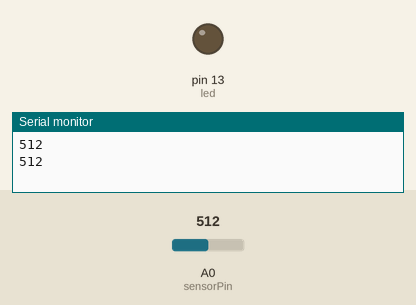
Simulated run of this sketch. Board: Arduino Uno, built with avr-gcc and run on an emulated ATmega328P. Shown: output pins drawn as LEDs (lit = HIGH), the last lines printed to the serial monitor. The inputs (shaded band) are chosen by the test bench; at power-on: A0 (sensorPin) = 512.

Above: at 1.8 s.
1.9 s: A0 (sensorPin) set to 47
3.4 s: A0 (sensorPin) set to 39
At 4.7 s:
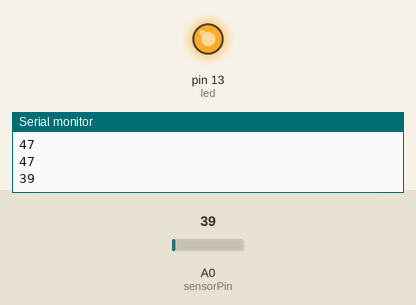
5.5 s: A0 (sensorPin) set to 122
At 6.3 s:
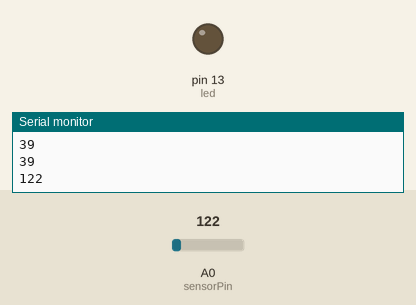
7.5 s: A0 (sensorPin) set to 0
At 9.0 s:
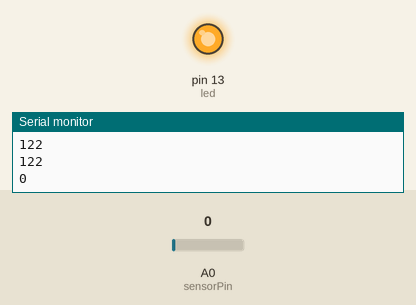
Timing chart, 0 to 10.5 s (numbered marks = the images above; inputs shaded):
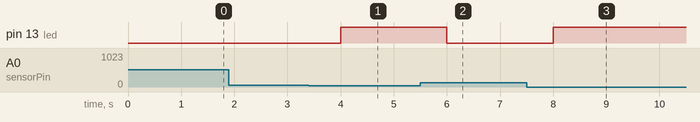

Measured:
- the behaviour switches between 45 and 44 on A0 (sensorPin) (found by bisection; images 0 and 1)
- after the input at 3.4 s, pin 13 (led): LOW → HIGH after 0.60 s
- after the input at 5.5 s, pin 13 (led): HIGH → LOW after 0.50 s
- after the input at 7.5 s, pin 13 (led): LOW → HIGH after 0.50 s

The sketch:

lab03_termostato.ino
```cpp
/*
Il valore di soglia che ho messo è fittizio,
bisogna sceglierne uno adatto ai valori letti dal sensore
nel momento in cui facciamo l'esperimento. Per questo ci aiutano
i valori che stampiamo sulla porta seriale.
Ho un termistore di tipo NTC, quindi quando la temperatura sale
la resistenza si abbassa, e quando la temperatura scende
la resistenza si alza.

Quando poi faremo un prodotto "vero" andremo a calcolare
con precisione la soglia corretta da utilizzare.
*/

int sensorPin = A0;                  // Promemoria: su quale pin (analogico) è il sensore?
int soglia = 45;                     // Imposto il valore al di sotto del quale voglio accendere la caldaia
int led = 13;                        // Promemoria: su quale pin (digitale) è il LED (che rappresenta la caldaia)?

void setup() {
  Serial.begin(9600);                // Apro la comunicazione sulla porta seriale
  pinMode(led, OUTPUT);              // il pin "led" è un rubinetto
}

void loop() {
  int val = analogRead(sensorPin);   // Salvo il valore letto dal sensore nella variabile val
  Serial.println(val);             // Stampo il valore val sulla porta seriale
  if (val < soglia) {                // Se il valore letto è sotto la soglia
    digitalWrite(led, HIGH);
  } else {
    digitalWrite(led, LOW);
  }
  delay(1000);
}
```
